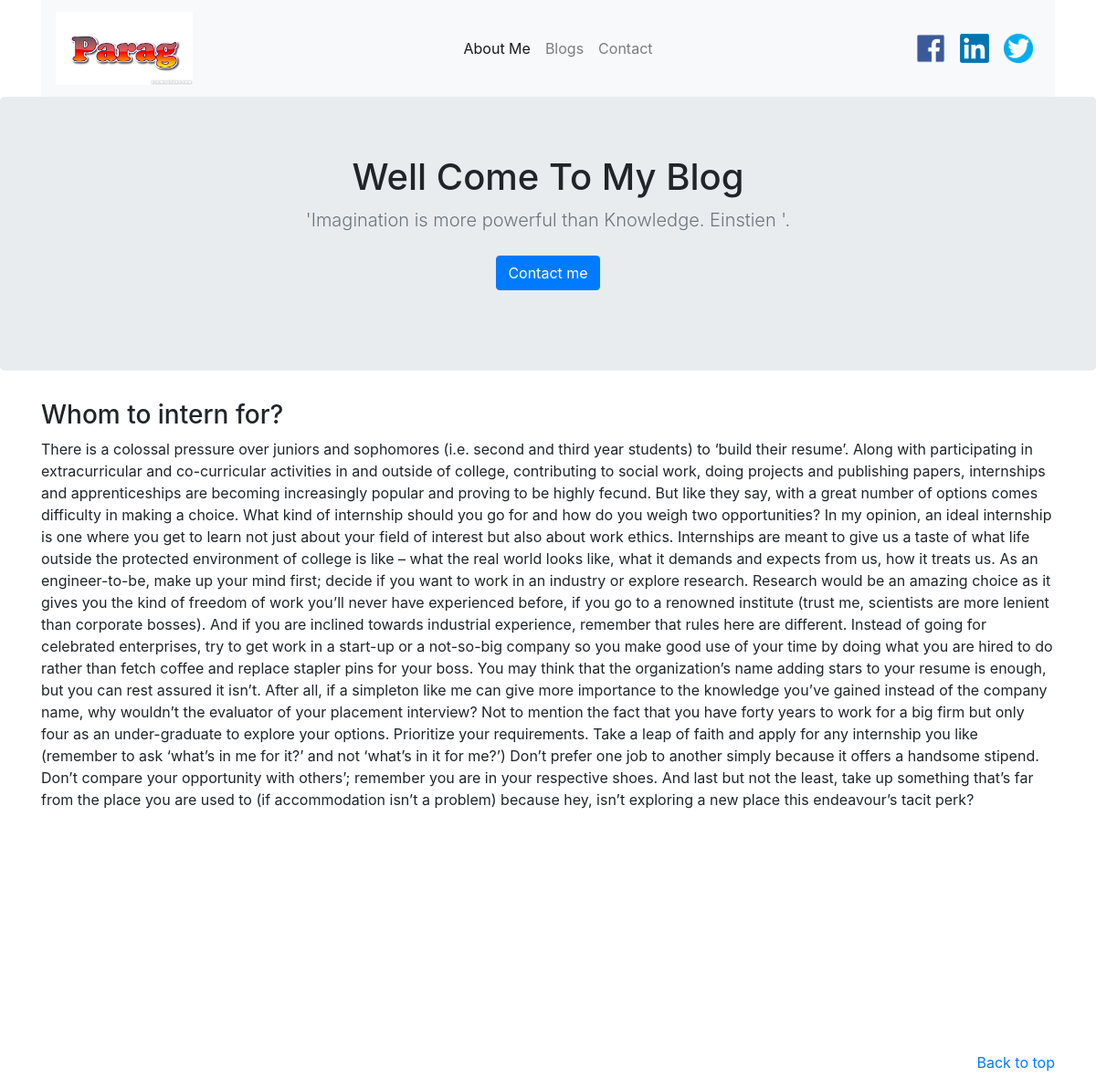
Screenshot of /blogs/1/ with the database file from the repository.
### blog/models.py (models this page shows, shortened)
class Blog(models.Model):
    title = models.CharField(max_length=250)
    body = models.TextField()
    pub_date = models.DateTimeField()

### blog/views.py (the view)
# urls.py: path('blogs/<int:blog_id>/', views.detail, name = 'detail'),
def detail(request, blog_id):
    detail_page = get_object_or_404(Blog, pk=blog_id)
    return render(request, 'blog/detail.html',{'detail_blog': detail_page})

### blog/templates/blog/detail.html (shortened to what this page needs)
{% extends 'blog/base.html' %}
{% block text %}
    <main role="main">
        <section class="jumbotron text-center">
            <div class="container">
                <h1 class="jumbotron-heading">Well Come To My Blog</h1>
                <p class="lead text-muted">'Imagination is more powerful than Knowledge. Einstien '.</p>
                <p>
                    <a href="{% url 'contacts' %}" class="btn btn-primary my-2">Contact me</a>
                </p>
            </div>
        </section>
    </main>
    <div class="container">
        <h3>{{ detail_blog.title }}</h3>
        <body>{{ detail_blog.body }}</body>
        <br>
        <br>
        <br>
        <br>
        <br>
        <br>
    </div>
    <br>
    <br>
    <br>
    <br>
    <br>
    <br>
    <footer class="text-muted">
        <div class="container">
            <p class="float-right">
                <a href="{% url 'home' %}">Back to top</a>
            </p>
        </div>
    </footer>
    </body>
    </html>
{% endblock text %}

### rows the page displays
Blog: title "Whom to intern for?", body "There is a colossal pressure over juniors and sophomores (i.e. second and third year students) to ‘build their resume’. Along with participating in extracurricular and co-curricular activities in and outside of college, contributing to social work, doing projects and publishing papers, internships and apprenticeships are becoming increasingly popular and proving to be highly fecund. But like they say, with a great number of options comes difficulty in making a choice. What kind of internship should you go for and how do you weigh two opportunities? In my opinion, an ideal internship is one where you get to learn not just about your field of interest but also about work ethics. Internships…"
